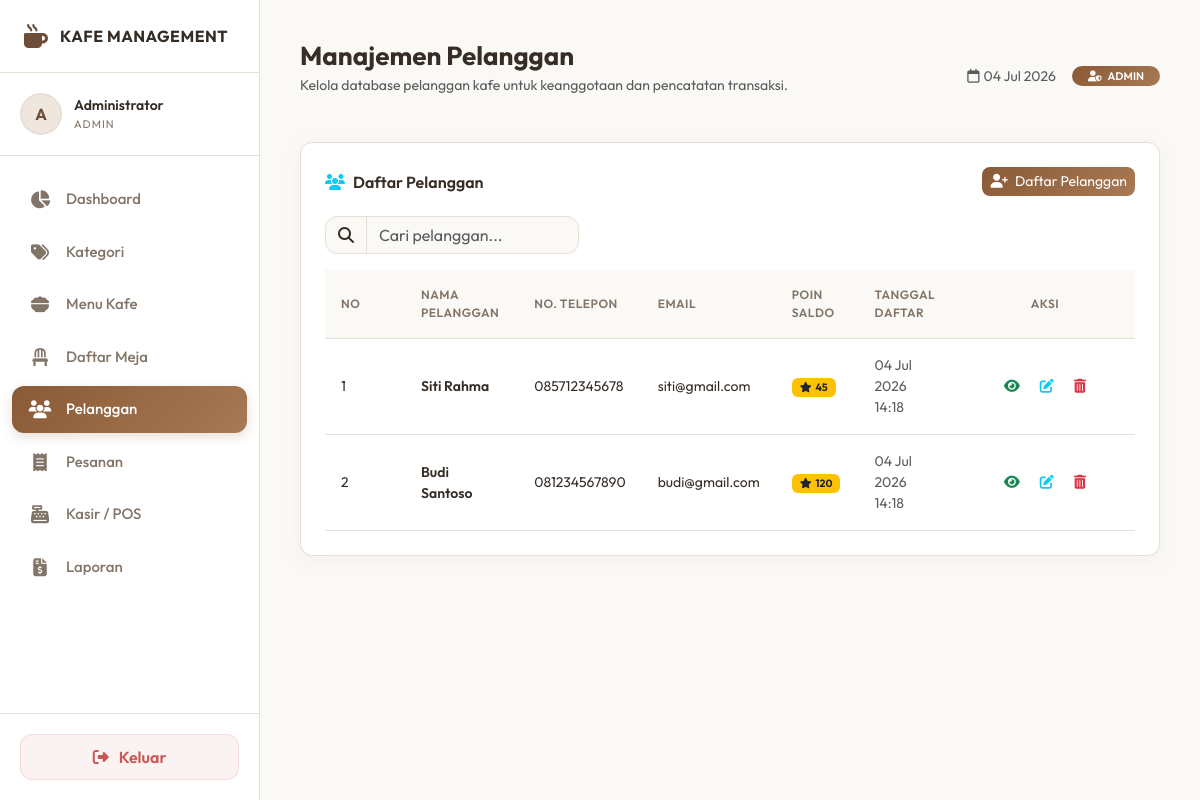
The app's page /pelanggan.php (signed in) with its own data.
### tables this page shows
CREATE TABLE IF NOT EXISTS pelanggan (
    id INT AUTO_INCREMENT PRIMARY KEY,
    nama_pelanggan VARCHAR(100) NOT NULL,
    telepon VARCHAR(20),
    email VARCHAR(100),
    poin_saldo INT NOT NULL DEFAULT 0,
    is_member TINYINT(1) NOT NULL DEFAULT 1,
    created_at TIMESTAMP DEFAULT CURRENT_TIMESTAMP
);

### pelanggan.php (the view, shortened to what this page needs)
<?php
require_once 'config/auth.php';
$stmt_get = $conn->query("SELECT * FROM pelanggan WHERE is_member = 1 ORDER BY id DESC");
$daftar_pelanggan = $stmt_get->fetchAll();
include 'includes/header.php';
?>
<div class="custom-card">
    <div class="card-title-custom">
        <span><i class="fa-solid fa-users me-2 text-info"></i>Daftar Pelanggan</span>
        <button type="button" class="btn btn-sm btn-primary border-0" data-bs-toggle="modal" data-bs-target="#modalTambah" style="background: var(--gradient-primary); border-radius: 8px;">
            <i class="fa-solid fa-user-plus me-1"></i> Daftar Pelanggan
        </button>
    </div>
    <div class="row mb-3">
        <div class="col-12 col-md-4">
            <div class="input-group">
                <span class="input-group-text form-control-custom text-muted"><i class="fa-solid fa-magnifying-glass"></i></span>
                <input type="text" id="tableSearch" class="form-control form-control-custom" placeholder="Cari pelanggan...">
            </div>
        </div>
    </div>
    <div class="table-responsive">
        <table class="custom-table">
            <thead>
                <tr>
                    <th style="width: 80px;">No</th>
                    <th>Nama Pelanggan</th>
                    <th>No. Telepon</th>
                    <th>Email</th>
                    <th>Poin Saldo</th>
                    <th>Tanggal Daftar</th>
                    <th style="width: 180px; text-align: center;">Aksi</th>
                </tr>
            </thead>
            <tbody>
                <?php if (count($daftar_pelanggan) > 0): ?>
                    <?php $no = 1; foreach ($daftar_pelanggan as $pl): ?>
                        <tr>
                            <td><?= $no++ ?></td>
                            <td class="fw-semibold"><?= htmlspecialchars($pl['nama_pelanggan']) ?></td>
                            <td><?= htmlspecialchars($pl['telepon'] ?? '-') ?></td>
                            <td><?= htmlspecialchars($pl['email'] ?? '-') ?></td>
                            <td>
                                <span class="badge bg-warning text-dark px-2 py-1 fw-bold">
                                    <i class="fa-solid fa-star me-1"></i><?= number_format($pl['poin_saldo']) ?>
                                </span>
                            </td>
                            <td class="text-muted small"><?= date('d M Y H:i', strtotime($pl['created_at'])) ?></td>
                            <td style="text-align: center;">
                                <div class="d-flex justify-content-center gap-1">
                                    <a href="pelanggan.php?detail_id=<?= $pl['id'] ?>"
                                       class="btn btn-sm btn-outline-success border-0"
                                       title="Lihat Detail & Histori Member">
                                        <i class="fa-solid fa-eye"></i>
                                    </a>
                                    <button class="btn btn-sm btn-outline-info border-0 btn-edit"
                                            data-id="<?= $pl['id'] ?>"
                                            data-nama="<?= htmlspecialchars($pl['nama_pelanggan']) ?>"
                                            data-telepon="<?= htmlspecialchars($pl['telepon'] ?? '') ?>"
                                            data-email="<?= htmlspecialchars($pl['email'] ?? '') ?>"
                                            data-poin="<?= $pl['poin_saldo'] ?>"
                                            data-bs-toggle="modal"
                                            data-bs-target="#modalEdit"
                                            title="Ubah Data Member">
                                        <i class="fa-solid fa-pen-to-square"></i>
                                    </button>
                                    <a href="pelanggan.php?action=hapus&id=<?= $pl['id'] ?>"
                                       class="btn btn-sm btn-outline-danger border-0"
                                       onclick="return confirm('Apakah Anda yakin ingin menghapus pelanggan ini?');"
                                       title="Hapus Member">
                                        <i class="fa-solid fa-trash-can"></i>
                                    </a>
                                </div>
                            </td>
                        </tr>
                    <?php endforeach; ?>
                <?php else: ?>
                    <tr>
                        <td colspan="7" class="text-center text-muted py-4">Belum ada pelanggan terdaftar.</td>
                    </tr>
                <?php endif; ?>
            </tbody>
        </table>
    </div>
</div>
<?php
include 'includes/footer.php';
?>

### assets/css/style.css (style rules this page uses)
:root { --bg-primary: #fbf9f6; --bg-secondary: #ffffff; --bg-tertiary: #f4efe6; --border-color: #e5dfd4; --text-main: #362e26; --text-muted: #827568; --accent-coffee: #6f4e37; --accent-caramel: #b87333; --accent-cream: #efe6dd; --accent-green: #3d7a5a; --accent-red: #c95757; --accent-orange: #d18a3f; --gradient-primary: linear-gradient(135deg, #8a5a36 0%, #a87955 100%); --gradient-green: linear-gradient(135deg, #44805c 0%, #689f7c 100%); --gradient-red: linear-gradient(135deg, #c75656 0%, #e07777 100%); --transition-fast: 0.2s ease; --transition-normal: 0.3s ease; --sidebar-width: 260px; --border-radius: 12px; --box-shadow: 0 4px 20px rgba(142, 126, 107, 0.08); }
* { box-sizing: border-box; margin: 0; padding: 0; }
body { font-family: 'Outfit', sans-serif; background-color: var(--bg-primary); color: var(--text-main); min-height: 100vh; overflow-x: hidden; }
a { text-decoration: none; color: inherit; }
.custom-card { background-color: var(--bg-secondary); border: 1px solid var(--border-color); border-radius: var(--border-radius); padding: 24px; margin-bottom: 24px; box-shadow: var(--box-shadow); }
.card-title-custom { font-size: 16px; font-weight: 600; margin-bottom: 20px; display: flex; align-items: center; justify-content: space-between; color: var(--text-main); }
.custom-table { width: 100%; border-collapse: collapse; }
.custom-table th { background-color: var(--bg-primary); color: var(--text-muted); font-weight: 600; font-size: 12px; text-transform: uppercase; letter-spacing: 0.5px; padding: 16px; border-bottom: 1px solid var(--border-color); text-align: left; }
.custom-table td { padding: 16px; border-bottom: 1px solid var(--border-color); color: var(--text-main); font-size: 14px; vertical-align: middle; }
.form-control-custom { background-color: var(--bg-primary) !important; border: 1px solid var(--border-color) !important; color: var(--text-main) !important; border-radius: var(--border-radius); }

### records on screen
pelanggan: nama_pelanggan "Siti Rahma", telepon "085712345678", email "siti@gmail.com", poin_saldo "45", created_at "04 Jul 2026 14:18"
pelanggan: nama_pelanggan "Budi Santoso", telepon "081234567890", email "budi@gmail.com", poin_saldo "120", created_at "04 Jul 2026 14:18"

### other values on screen
$initials "A"
$user_name "Administrator"
$user_role "ADMIN"
$item["label"] "Dashboard"
$item["label"] "Kategori"
$item["label"] "Menu Kafe"
$item["label"] "Daftar Meja"
$item["label"] "Pelanggan"
$item["label"] "Pesanan"
$item["label"] "Kasir / POS"
$item["label"] "Laporan"
$page_title "Manajemen Pelanggan"
$page_desc "Kelola database pelanggan kafe untuk keanggotaan dan pencatatan transaksi."
$_SESSION['role'] "ADMIN"
